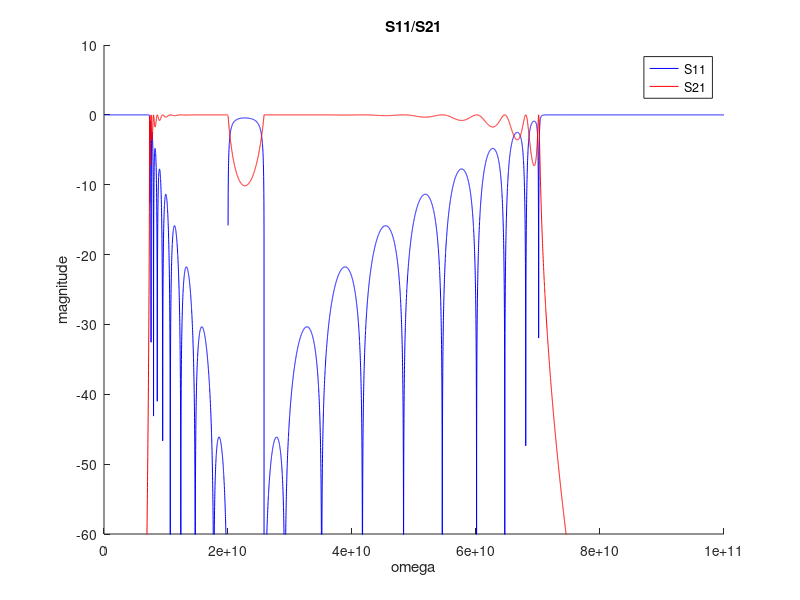
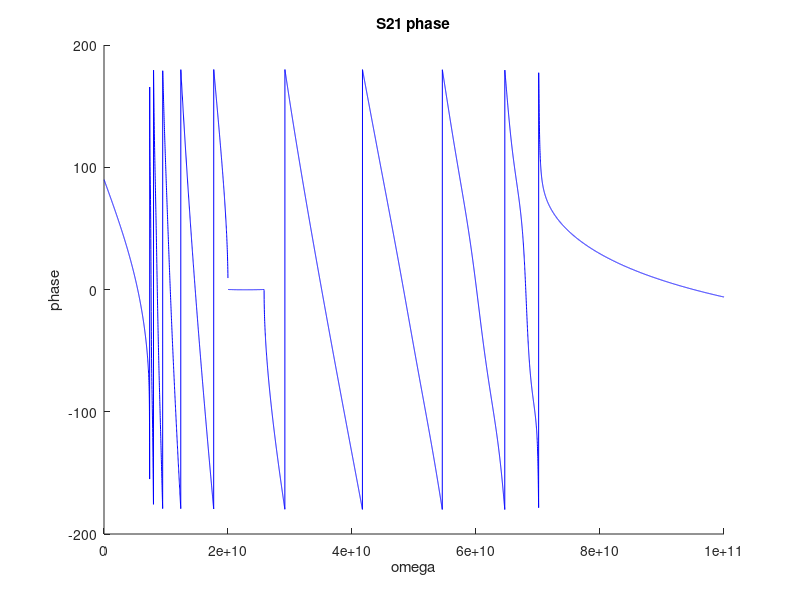
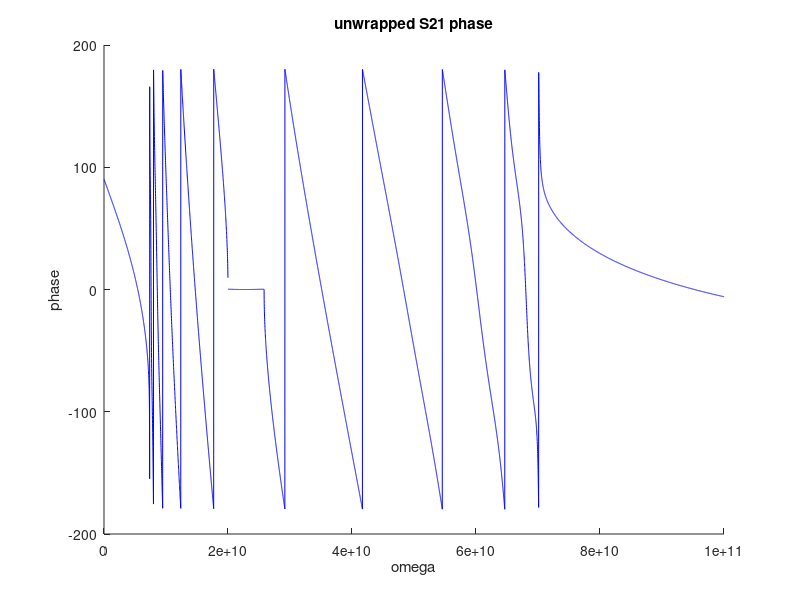
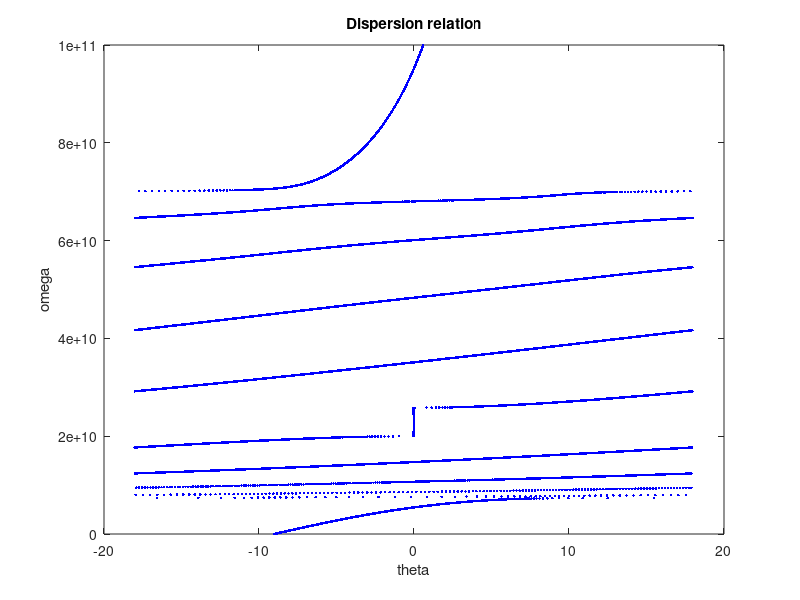

The MATLAB source for these figures, in order:
%%周期 对称 无耗 不平衡 CRLH的特性

%初始化
clear
clc
close all

LR = 2 * 1e-9; %右手单位长度电感
CR = 1e-12; %右手单位长度电感
LL = 2.5 * 1e-9; %右手单位长度电感
CL = 0.75 * 1e-12; %右手单位长度电感

Omega = 1e11;
omega = 0:Omega / 10000:Omega; %扫频范围

p = 3.75e-4; %网格间距
N = 10; %单元个数
L = p * N; %网格长度

Z = 1i * omega * LR / 2 + 1 ./ (1i * 2 * omega * CL);
Y = 1i * omega * CR + 1 ./ (1i * omega * LL);

Zc = sqrt(Z ./ Y);
omega0 = (LR * CR * LL * CL) ^ (-1/4);

A = zeros(2, 2, length(omega)); %单元传输矩阵
AN = zeros(2, 2, length(omega)); %总传输矩阵
SN = zeros(2, 2, length(omega)); %散射矩阵

for i = 1:length(omega)

    if real(Zc(i)) == 0
        Zc(i) = imag(Zc(i));
    end

    A(:, :, i) = [1 Z(i) / 2; 0 1] * [1 0; Y(i) 1] * [1 Z(i) / 2; 0 1];
    AN(:, :, i) = A(:, :, i) ^ N;
    SN(:, :, i) = 1 / (AN(1, 1, i) + AN(1, 2, i) / Zc(i) + AN(2, 1, i) * Zc(i) + AN(2, 2, i)) * ...
        [
     AN(1, 1, i) + AN(1, 2, i) / Zc(i) - AN(2, 1, i) * Zc(i) - AN(2, 2, i), 2 * (AN(1, 1, i) * AN(2, 2, i) - AN(1, 2, i) * AN(2, 1, i));
     2, -AN(1, 1, i) + AN(1, 2, i) / Zc(i) - AN(2, 1, i) * Zc(i) + AN(2, 2, i)
     ];
end

S11 = squeeze(SN(1, 1, :));
S21 = squeeze(SN(2, 1, :));

%%fig3.20(a)
h1 = figure;
hold on
S11_dB = 20 * log10(abs(S11));
S21_dB = 20 * log10(abs(S21));
plot(omega, S11_dB, '-', 'Color', 'b')
plot(omega, S21_dB, '-', 'Color', 'r')
ylim([-60 10])
xlabel('omega')
ylabel('magnitude')
title('S11/S21')
legend('S11', 'S21')

%%fig3.20(b)
h2 = figure;
hold on
S11_phi = angle(S11) .* 180 / pi;
S21_phi = angle(S21) .* 180 / pi;
plot(omega, S21_phi, '-', 'Color', 'b')
xlabel('omega')
ylabel('phase')
title('S21 phase')

%%fig3.20(c)
h3 = figure;
hold on
unwrappedS21_phi = unwrap(S21_phi, -360);
[~, idx] = min(abs(omega0 - omega));
val = mean([unwrappedS21_phi(idx - 1), unwrappedS21_phi(idx + 1)]);
unwrappedS21_phi = unwrappedS21_phi - val;
plot(omega, unwrappedS21_phi, '-', 'Color', 'b')
xlabel('omega')
ylabel('phase')
title('unwrapped S21 phase')

%%fig3.20(d)
beta = -unwrappedS21_phi / L; %相位常数
alpha = -log(abs(S21)) / L; %衰减常数
theta = beta * p; %电长度

h4 = figure;
plot(theta, omega, '.', 'color', 'b')
xlabel('theta')
ylabel('omega')
title('Dispersion relation')
